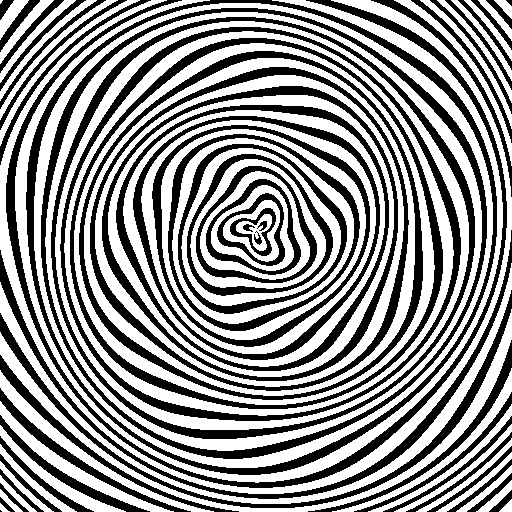
#> input picture src/passport_filter/assets/patterns/stamp_fingerprint.png, 512 x 512 px
$ python cli.py --input assets/patterns/stamp_fingerprint.png
#> lines starting #> are read from the running program, lines starting #| are printed output that depends on the picture; after the words box and inside, x2 and y2 are one past the last pixel; in counts of white or black regions, pixels touching at a corner belong together
#> in main, image is the input picture: PIL image 512x512 L; 56.5% white; 56 black regions (1 under 20 px), largest, box (x1, y1, x2, y2) and area: (26, 0, 497, 475) 8141, (6, 0, 507, 488) 8000, (41, 8, 487, 459) 7731
### src/passport_filter/steps/contrast.py
import numpy as np
from PIL import Image

MIDPOINT_RANGE = (0.55, 0.8)


def apply_sigmoid_contrast(image: Image.Image, midpoint: float = 0.65, gain: float = 10.0) -> Image.Image:
    array = np.asarray(image.convert("L"), dtype=np.float64) / 255.0

    def sigmoid(x: float) -> np.ndarray:
        return 1.0 / (1.0 + np.exp(gain * (midpoint - x)))

    low, high = sigmoid(0.0), sigmoid(1.0)
    normalized = (sigmoid(array) - low) / (high - low)

    output = np.clip(normalized * 255.0, 0, 255).astype(np.uint8)
    return Image.fromarray(output, mode="L")


def auto_midpoint(image: Image.Image) -> float:
    histogram = image.convert("L").histogram()
#> histogram = 256 values, max 148000 at index 255, min 0 at index 1, mean 1024
    threshold = _otsu_threshold(histogram)
    midpoint = threshold / 255.0
    # Otsu separa fondo/rostro, pero fuera de este rango la curva deja de dar
    # el look "silueta casi negra + franja de luz" que define el estilo.
    return float(np.clip(midpoint, *MIDPOINT_RANGE))


def _otsu_threshold(histogram: list[int]) -> int:
    total = sum(histogram)
#> total = 262144
    sum_total = sum(i * count for i, count in enumerate(histogram))
#> sum_total = 37740000

    sum_background = 0.0
    weight_background = 0
    best_variance = -1.0
    best_threshold = 0

    for i, count in enumerate(histogram):
        weight_background += count
        if weight_background == 0:
            continue
        weight_foreground = total - weight_background
        if weight_foreground == 0:
            break

        sum_background += i * count
        mean_background = sum_background / weight_background
        mean_foreground = (sum_total - sum_background) / weight_foreground

        variance_between = weight_background * weight_foreground * (mean_background - mean_foreground) ** 2
        if variance_between > best_variance:
            best_variance = variance_between
            best_threshold = i
#> this loop made 256 passes
#> (count, best_variance, best_threshold) on pass 1: (114144, 1.1e+15, 0)
#> count on passes 2 to 7: 0, 0, 0, 0, 0, 0
#> after the loop, best_threshold = 0; best_variance = 1.1e+15; sum_background = 0; weight_background = 262144

    return best_threshold

### src/passport_filter/pipeline.py
from pathlib import Path

from PIL import Image

from passport_filter.steps import grayscale
from passport_filter.steps.contrast import apply_sigmoid_contrast, auto_midpoint
from passport_filter.steps.degradation import photocopy_generations
from passport_filter.steps.dithering import ordered_dither
from passport_filter.steps.face import detect_face_box, expand_box
from passport_filter.steps.noise import add_gaussian_noise
from passport_filter.steps.overlay import BlendMode, overlay_pattern
from passport_filter.steps.sharpen import blur_unsharp


def run_pipeline(
    image: Image.Image,
    midpoint: float | None = None,
    pattern_path: Path | None = None,
    blend_mode: BlendMode = "multiply",
    opacity: float = 0.3,
    center_pattern_on_face: bool = False,
) -> Image.Image:
    gray = grayscale.to_grayscale(image)
    effective_midpoint = midpoint if midpoint is not None else auto_midpoint(gray)
#> in auto_midpoint, `threshold = _otsu_threshold(histogram)`: threshold = 0
#> effective_midpoint = 0.55
    contrasted = apply_sigmoid_contrast(gray, midpoint=effective_midpoint)
    dithered = ordered_dither(contrasted)

    region = None
    if pattern_path is not None and center_pattern_on_face:
        face_box = detect_face_box(image)
        if face_box is not None:
            region = expand_box(face_box, image.size)

    overlaid = (
        overlay_pattern(dithered, pattern_path, mode=blend_mode, opacity=opacity, region=region)
        if pattern_path is not None
        else dithered
    )
    noisy = add_gaussian_noise(overlaid)
    degraded = photocopy_generations(noisy)
    return blur_unsharp(degraded)

### src/passport_filter/steps/dithering.py
import numpy as np
from PIL import Image

BAYER_4X4 = np.array(
    [
        [0, 8, 2, 10],
        [12, 4, 14, 6],
        [3, 11, 1, 9],
        [15, 7, 13, 5],
    ]
) / 16.0


def ordered_dither(image: Image.Image) -> Image.Image:
    array = np.asarray(image.convert("L"), dtype=np.float64) / 255.0
    height, width = array.shape
#> height = 512; width = 512

    tiles_y = -(-height // 4)
#> tiles_y = 128
    tiles_x = -(-width // 4)
#> tiles_x = 128
    threshold = np.tile(BAYER_4X4, (tiles_y, tiles_x))[:height, :width]

    dithered = np.where(array > threshold, 255, 0).astype(np.uint8)
    return Image.fromarray(dithered, mode="L")

### src/passport_filter/steps/noise.py
import numpy as np
from PIL import Image


def add_gaussian_noise(image: Image.Image, sigma: float = 12.0) -> Image.Image:
#> called with sigma = 12
    array = np.asarray(image.convert("L"), dtype=np.float64)
    noise = np.random.normal(loc=0.0, scale=sigma, size=array.shape)
    noisy = np.clip(array + noise, 0, 255).astype(np.uint8)
    return Image.fromarray(noisy, mode="L")

### src/passport_filter/steps/degradation.py
import io

from PIL import Image


def photocopy_generations(
    image: Image.Image,
    generations: int = 3,
    jpeg_quality: int = 40,
    scale_factor: float = 0.5,
) -> Image.Image:
#> called with generations = 3, jpeg_quality = 40, scale_factor = 0.5
    original_size = image.size
#> original_size = (512, 512)
    small_size = (
        max(1, round(original_size[0] * scale_factor)),
        max(1, round(original_size[1] * scale_factor)),
    )
#> small_size = (256, 256)

    current = image.convert("L")
    for _ in range(generations):
        downscaled = current.resize(small_size, Image.BILINEAR)
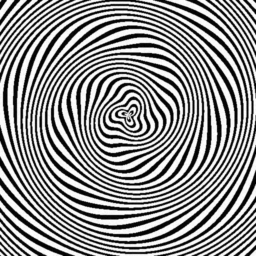
#> downscaled: PIL image 256x256 L; min 0, max 255, mean 143.2
        upscaled = downscaled.resize(original_size, Image.BILINEAR)
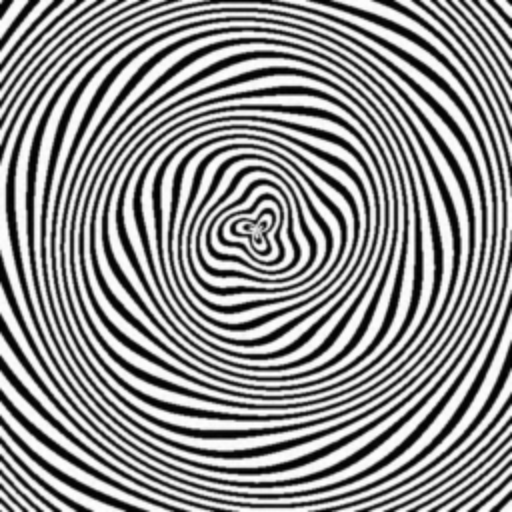
#> upscaled: PIL image 512x512 L; min 0, max 255, mean 143.5

        buffer = io.BytesIO()
        upscaled.save(buffer, format="JPEG", quality=jpeg_quality)
        buffer.seek(0)
        current = Image.open(buffer).convert("L")

    return current

### src/passport_filter/steps/sharpen.py
from PIL import Image, ImageFilter


def blur_unsharp(image: Image.Image, blur_radius: float = 1.5, unsharp_amount: float = 2.0) -> Image.Image:
#> called with blur_radius = 1.5, unsharp_amount = 2
    grayscale = image.convert("L")
    blurred = grayscale.filter(ImageFilter.GaussianBlur(radius=blur_radius))
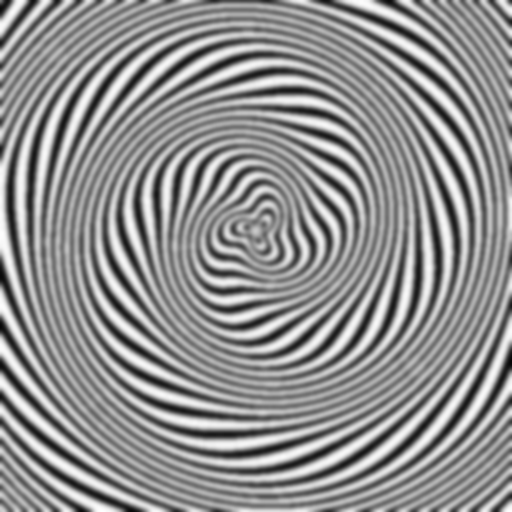
#> blurred: PIL image 512x512 L; min 5, max 254, mean 144.2
    percent = round(unsharp_amount * 100)
    return blurred.filter(ImageFilter.UnsharpMask(radius=blur_radius, percent=percent, threshold=0))
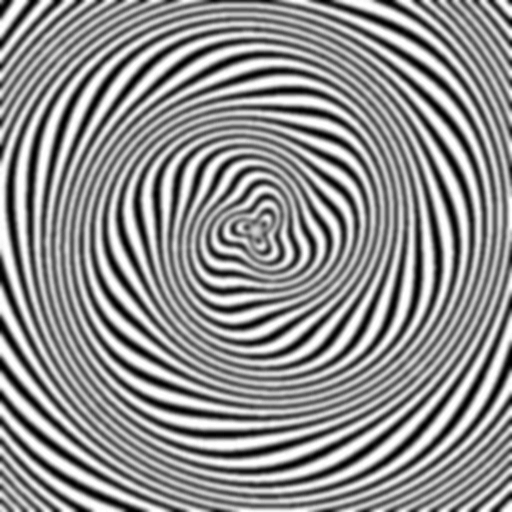
#> returned value: PIL image 512x512 L; min 0, max 255, mean 144.2

### src/passport_filter/steps/grayscale.py
from PIL import Image


def to_grayscale(image: Image.Image) -> Image.Image:
    return image.convert("L")

### src/passport_filter/cli.py
import argparse
from pathlib import Path

from PIL import Image

from passport_filter.pipeline import run_pipeline


def build_parser() -> argparse.ArgumentParser:
    parser = argparse.ArgumentParser(
        prog="passport-filter",
        description="Convierte una foto al estilo pasaporte ruso mal fotocopiado",
    )
    source = parser.add_mutually_exclusive_group(required=True)
    source.add_argument("--input", type=Path, help="Ruta a la imagen de entrada")
    source.add_argument("--camera", action="store_true", help="Captura desde la cámara")
    source.add_argument(
        "--live",
        action="store_true",
        help="Vista en vivo desde la cámara con el efecto aplicado en tiempo real (ventana OpenCV, ESC para salir)",
    )
    parser.add_argument("--output", type=Path, default=Path("output.jpg"), help="Ruta de salida (ignorado con --live)")
    parser.add_argument(
        "--midpoint",
        type=float,
        default=None,
        help="Midpoint fijo de la curva de contraste (0.6-0.75). Si se omite, se calcula del histograma",
    )
    parser.add_argument("--pattern", type=Path, default=None, help="Ruta al patrón decorativo a superponer")
    parser.add_argument(
        "--blend-mode",
        choices=["multiply", "screen", "overlay"],
        default="multiply",
        help="Cómo se mezcla --pattern con la foto (default: multiply, sutil; screen resalta el patrón sobre las zonas oscuras, mejor para un sello marcado)",
    )
    parser.add_argument("--opacity", type=float, default=0.3, help="Intensidad de --pattern, de 0 a 1 (default: 0.3)")
    parser.add_argument(
        "--center-on-face",
        action="store_true",
        help="Detecta la cara y centra --pattern sobre ella en vez de estirarlo a toda la imagen. "
        "Si no se detecta ninguna cara, cae de vuelta al modo estático",
    )
    return parser


def main() -> None:
    parser = build_parser()
    args = parser.parse_args()

    if args.live:
        from passport_filter.live import run_live_preview

        run_live_preview(
            midpoint=args.midpoint,
            pattern_path=args.pattern,
            blend_mode=args.blend_mode,
            opacity=args.opacity,
            center_pattern_on_face=args.center_on_face,
        )
        return

    if args.camera:
        from passport_filter.camera import capture_frame

        image = capture_frame()
    else:
        image = Image.open(args.input)

    result = run_pipeline(
        image,
        midpoint=args.midpoint,
        pattern_path=args.pattern,
        blend_mode=args.blend_mode,
        opacity=args.opacity,
        center_pattern_on_face=args.center_on_face,
    )
    result.save(args.output)


if __name__ == "__main__":
    main()
